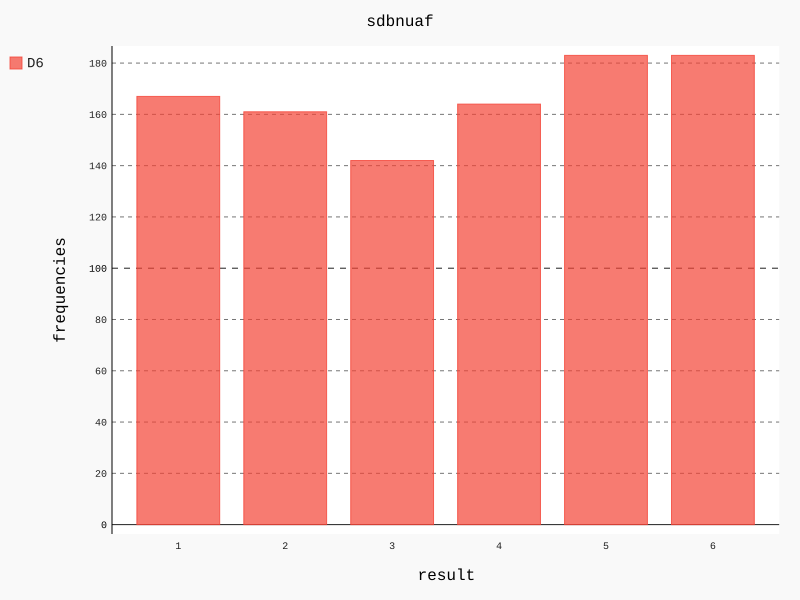

This figure's Python source:
from die import Die
import pygal

die = Die()

results =[]
for rolls in range(1000):
    result = die.roll()
    results.append(result)
frequencies=[]
for v in range(1,die.num_sides+1):
    frequency =results.count(v)
    frequencies.append(frequency)

hist = pygal.Bar()
hist.title = "sdbnuaf"
hist.x_labels=['1','2','3','4','5','6']
hist.x_title ="result"
hist.y_title="frequencies"
hist.add('D6',frequencies)
hist.render_to_file('die_visual.svg')
print(frequencies)
